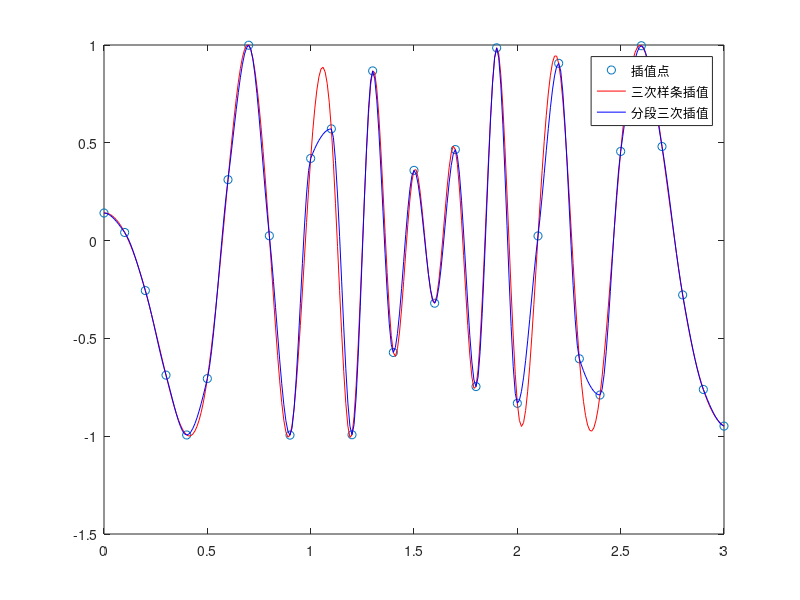

The MATLAB script that drew this image:
clc;
clear;
%插值点
x=[0:0.1:3];
y=sin(10*x.^2+3);
plot(x,y,'o');
hold on;
%绘图节点
xi=[0:0.01:3];
%三次样条插值
y_spline=interp1(x,y,xi,"spline");
plot(xi,y_spline,'r');
hold on;
%分段三次插值
y_cubic=interp1(x,y,xi,'cubic');
plot(xi,y_cubic,'b');
hold on;
%图例
legend('插值点','三次样条插值','分段三次插值');
